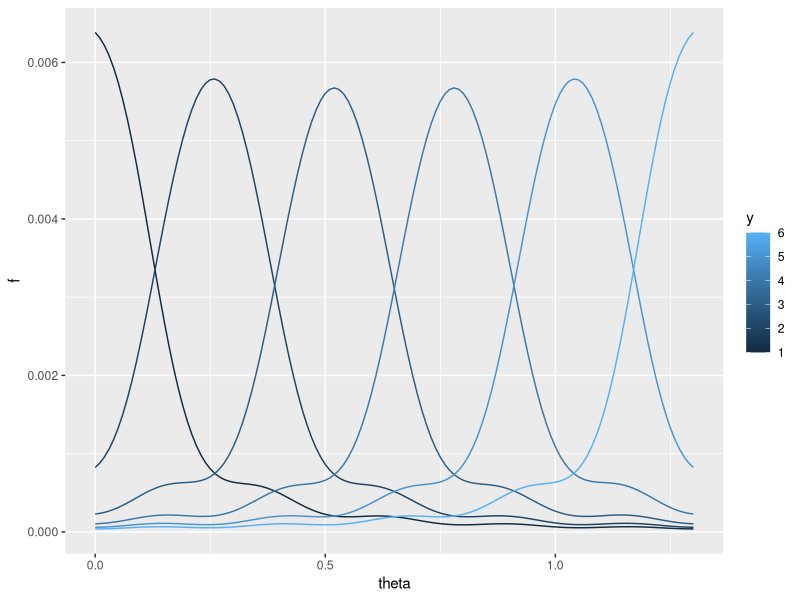

Reproduce this figure in R. (Note: this script raises an error after producing the figure.)
library(ggplot2)
library(plyr)
library(reshape2)
w <- seq(0, 1.3, length=6)
theta <- .75

f <- function(y, theta, w){ # the yth largest response in w (the index, not the value of w)
  p <- function(i) 1/(.01+(w-i)^2)
  sapply(theta, function(i) p(i)[y]/sum(p(i)))*1/length(theta)
}

sum(f(5, theta=seq(0, 1.3, .01), w))


get.post.w <- function(y, theta, w){
  apply(sapply(y, f, theta=theta, w=w), 1, function(x) sum(log(x)))
}

get.post.all <- function(y, theta, w, pic.num){
  dat <- ldply(pic.num, function(i) data.frame(theta=theta, f=get.post.w(y=y[i,], theta, w=w[i,]), pic.num=i))
  dat
}
f(4, theta, w)

theta <- seq(0, 1.3, .01)
data <- ldply(1:6, function(i) data.frame(theta=theta, f=f(i, theta, w), y=i))

qplot(data=data, x=theta, y=f, colour=y, geom="line", group=y)

y <- c(4, 4, 3, 4, 4, 5, 4)

qplot(x=theta, y=get.post(y, theta, w), geom="line")
theta[which.max(get.post(y, theta, w))]


w <- rbind(seq(0, 1.3, len=6), seq(0, .5, len=6), seq(.4, .9, len=6), seq(.8, 1.3, len=6), 
           seq(0, .25, len=6), seq(.2, .45, len=6), seq(.4, .65, len=6), seq(.6, .85, len=6), seq(.8, 1.05, len=6), seq(1, 1.25, len=6))
y <- c(4, 6, 5, 1, 6, 6, 6, 4, 1, 1)


data <- NULL
for(th in seq(.1, 1.2, by=.1)){
  for(z in 1:13){
    w <- matrix(c(  0, .2,  .4,  .6,   .8,  1.0,      .1,  .3,  .5,  .7,  .9,  1.1,
                  .05, .3,  .5,  .65,  .8,  1.0,      .1,  .3,  .55, .7,  .85, 1.0,
                   .4, .6,  .7,  .8,   .9,  1.05,     .35, .65, .75, .85, .95, 1.05,
                  .35, .5,  .6,  .7,   .8,   .95,     .4,  .55, .65, .75, .85, 1.0,
                   .5, .65, .75, .8,   .9,  1.0,      .5,  .6,  .7,  .75, .85, 1.0), nrow=12, ncol=6, byrow=TRUE)
    pic.num=1:10
    y <- t(sapply(1:10, function(i) sample(1:6, 6, prob=f(1:6, th, w[i,]), replace=TRUE)))
    data1 <- ddply(get.post.all(y, theta, w, pic.num), .(theta), summarise, f=exp(sum(f)+350))
    data1$method <- 1
    data1$f <- data1$f/sum(data1$f)
    
    w <- t(sapply(1:10, function(i) sort(sample(seq(0, 1.3, .05), 6))))
    y <- t(sapply(1:10, function(i) sample(1:6, 6, prob=f(1:6, th, w[i,]), replace=TRUE)))
    data2 <- ddply(get.post.all(y, theta, w, pic.num), .(theta), summarise, f=exp(sum(f)+350))
    data2$method <- 2
    data2$f <- data2$f/sum(data2$f)
    
    data.z <- rbind(data1, data2)
    data.z$z <- z
    data.z$th <- th
    data <- rbind(data, data.z)
  }
}
qplot(data=data, x=theta, y=f, geom="line", colour=factor(method), fill=factor(method)) + scale_colour_manual(values=c("blue", "green"))  + scale_fill_manual(values=c("blue", "green")) + facet_grid(z~th) + geom_vline(aes(xintercept=th), alpha=.1)

# Conclude: Method 1 and Method 2 are approximately the same, and method 1 requires less coding for the Turk site.